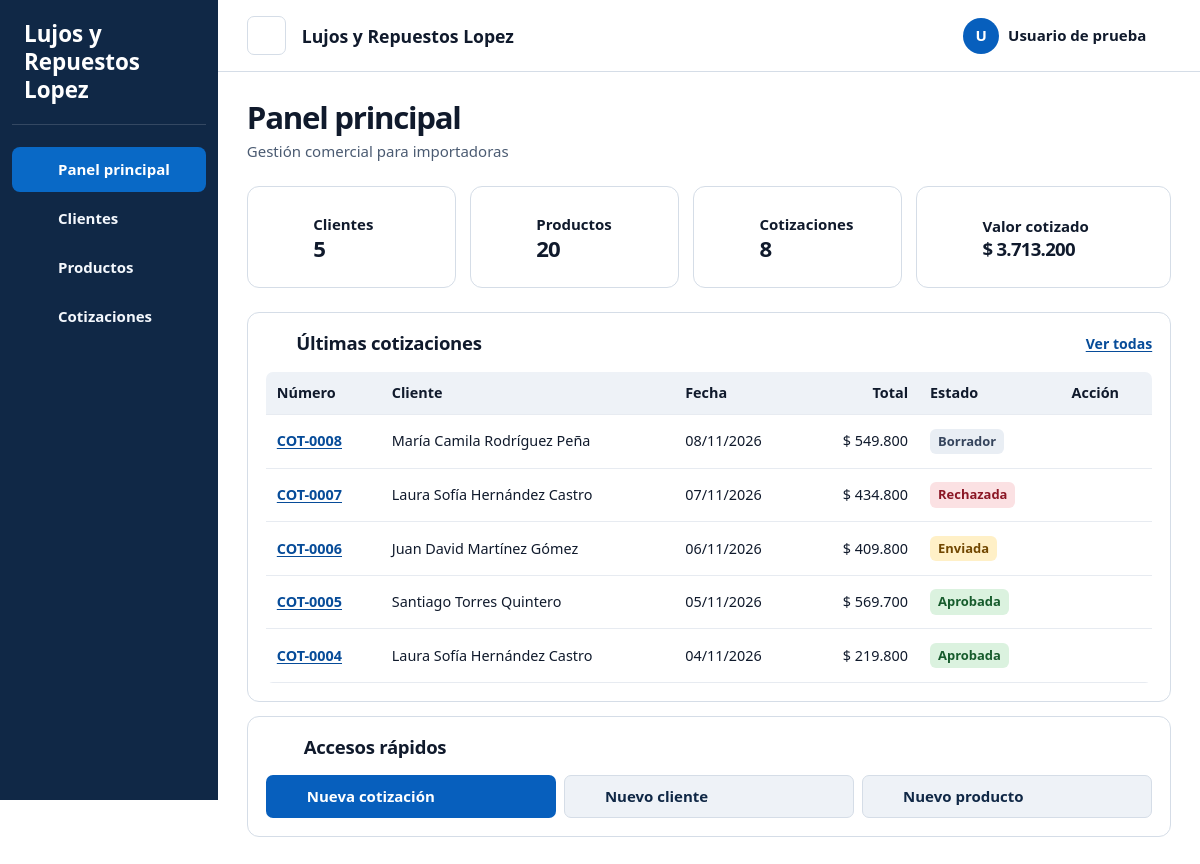
/index.php?page=dashboard (signed in), run on the app's committed database.
### tables this page shows
CREATE TABLE IF NOT EXISTS `company_settings` (
  `id` tinyint(3) unsigned NOT NULL,
  `name` varchar(180) NOT NULL,
  `nit` varchar(40) NOT NULL DEFAULT '',
  `address` varchar(255) NOT NULL DEFAULT '',
  `phone` varchar(50) NOT NULL DEFAULT '',
  `email` varchar(190) NOT NULL DEFAULT '',
  `logo` mediumblob DEFAULT NULL,
  `logo_type` varchar(16) DEFAULT NULL,
  PRIMARY KEY (`id`)
);

CREATE TABLE IF NOT EXISTS `quotes` (
  `id` int(11) NOT NULL AUTO_INCREMENT,
  `client_id` int(11) NOT NULL,
  `user_id` int(11) NOT NULL,
  `status` enum('borrador','enviada','aprobada','rechazada') NOT NULL DEFAULT 'borrador',
  `total` decimal(14,2) NOT NULL DEFAULT 0.00,
  `created_at` timestamp NOT NULL DEFAULT current_timestamp(),
  PRIMARY KEY (`id`),
  KEY `client_id` (`client_id`),
  KEY `user_id` (`user_id`),
  CONSTRAINT `quotes_ibfk_1` FOREIGN KEY (`client_id`) REFERENCES `clients` (`id`),
  CONSTRAINT `quotes_ibfk_2` FOREIGN KEY (`user_id`) REFERENCES `users` (`id`)
);

CREATE TABLE IF NOT EXISTS `clients` (
  `id` int(11) NOT NULL AUTO_INCREMENT,
  `document` varchar(40) NOT NULL,
  `name` varchar(180) NOT NULL,
  `email` varchar(190) DEFAULT NULL,
  `phone` varchar(50) DEFAULT NULL,
  `created_at` timestamp NOT NULL DEFAULT current_timestamp(),
  PRIMARY KEY (`id`),
  UNIQUE KEY `document` (`document`)
);

### public/index.php (called while the page is built, shortened)
<?php
require dirname(__DIR__) . '/app/Database.php';
require dirname(__DIR__) . '/app/Auth.php';
require dirname(__DIR__) . '/app/Security.php';
require dirname(__DIR__) . '/app/Repository.php';
require dirname(__DIR__) . '/app/CompanySettings.php';
function e($value): string
{
    return Security::e((string)$value);
}
function money($value): string
{
    [$pesos, $cents] = explode('.', (string)$value, 2) + [1 => '00'];
    $pesos = preg_replace('/\B(?=(\d{3})+(?!\d))/', '.', $pesos);
    return '$ ' . $pesos . ($cents === '00' ? '' : ',' . $cents);
}
function url(string $page, array $args = []): string
{
    return 'index.php?' . http_build_query(['page' => $page] + $args);
}
$page = $_GET['page'] ?? 'dashboard';
$user = Auth::user();
$viewAvailable = true;
try {
    if (in_array($page, ['dashboard', 'clients', 'products', 'quotes', 'quote_new', 'quote_view'], true)) {
        $repo = new Repository();
        switch ($page) {
            case 'dashboard':
                $quotes = $repo->quotes(5);
                break;
        }
    }
} catch (PDOException $exception) {
    error_log($exception->getMessage());
    http_response_code(500);
    $error = 'No se pudieron consultar los datos. Revise la conexión con la base de datos.';
    $viewAvailable = false;
}
$company = CompanySettings::DEFAULTS;
try {
    $company = (new CompanySettings(Database::connection()))->details();
} catch (PDOException $exception) {
    error_log($exception->getMessage());
}
require dirname(__DIR__) . '/app/views/layout.php';

### app/Database.php (called while the page is built, shortened)
<?php
final class Database
{
    private static ?PDO $pdo = null;
    public static function connection(): PDO
    {
        if (self::$pdo === null) {
            $config = require dirname(__DIR__) . '/config/config.php';
            $dsn = sprintf(
                'mysql:host=%s;port=%s;dbname=%s;charset=utf8mb4',
                $config['db_host'],
                $config['db_port'],
                $config['db_name']
            );
            self::$pdo = new PDO($dsn, $config['db_user'], $config['db_pass'], [
                PDO::ATTR_ERRMODE => PDO::ERRMODE_EXCEPTION,
                PDO::ATTR_DEFAULT_FETCH_MODE => PDO::FETCH_ASSOC,
                PDO::ATTR_EMULATE_PREPARES => false,
                PDO::MYSQL_ATTR_FOUND_ROWS => true,
            ]);
        }
        return self::$pdo;
    }
}

### app/CompanySettings.php (called while the page is built, shortened)
<?php
final class CompanySettings
{
    public function details(): array
    {
        try {
            $query = $this->db->prepare(
                'SELECT name, nit, address, phone, email, logo_type FROM company_settings WHERE id = ?'
            );
            $query->execute([1]);
            return $query->fetch() ?: self::DEFAULTS;
        } catch (PDOException $error) {
            if ($error->getCode() !== '42S02') {
                throw $error;
            }
            return self::DEFAULTS;
        }
    }
}

### app/Security.php (called while the page is built, shortened)
<?php
final class Security
{
    public static function e(?string $s): string
    {
        return htmlspecialchars((string)$s, ENT_QUOTES | ENT_SUBSTITUTE, 'UTF-8');
    }
}

### app/Auth.php (called while the page is built, shortened)
<?php
final class Auth
{
    public static function user(): ?array
    {
        return $_SESSION['user'] ?? null;
    }
}

### config/config.php (called while the page is built)
<?php
return [
 'db_host' => '127.0.0.1',
 'db_port' => '3306',
 'db_name' => 'CRM',
 'db_user' => 'root',
 'db_pass' => '',
];

### app/Repository.php (called while the page is built, shortened)
<?php
final class Repository
{
    private PDO $db;
    public function __construct()
    {
        $this->db = Database::connection();
    }
    public function quotes(?int $limit = null): array
    {
        $sql = 'SELECT q.*, c.name AS client_name, u.name AS author
                FROM quotes q
                JOIN clients c ON c.id = q.client_id
                JOIN users u ON u.id = q.user_id
                ORDER BY q.id DESC';
        $query = $this->db->prepare($sql . ' LIMIT ?');
        $query->bindValue(1, $limit, PDO::PARAM_INT);
        $query->execute();
        return $query->fetchAll();
    }
}

### app/views/quote_table.php (the view)
<?php if (!$quotes): ?>
    <p class="empty-hint">Aún no hay cotizaciones registradas.</p>
<?php else: ?>
    <div class="scroll" tabindex="0" role="region" aria-label="Tabla de cotizaciones">
        <table class="quote-table">
            <thead>
                <tr>
                    <th>Número</th><th>Cliente</th><th>Fecha</th><th class="right">Total</th><th>Estado</th><th>Acción</th>
                </tr>
            </thead>
            <tbody>
                <?php foreach ($quotes as $quote): ?>
                    <?php $detailUrl = url('quote_view', ['id' => $quote['id']]); ?>
                    <tr>
                        <td class="nowrap"><a href="<?=e($detailUrl)?>"><?=quoteNumber((int)$quote['id'])?></a></td>
                        <td><?=e($quote['client_name'])?></td>
                        <td class="nowrap"><?=e(date('d/m/Y', strtotime($quote['created_at'])))?></td>
                        <td class="right nowrap"><?=money($quote['total'])?></td>
                        <td><?=quoteStatus($quote['status'])?></td>
                        <td><a class="icon-link" href="<?=e($detailUrl)?>" aria-label="Ver <?=quoteNumber((int)$quote['id'])?>"><?=icon('eye')?></a></td>
                    </tr>
                <?php endforeach; ?>
            </tbody>
        </table>
    </div>
<?php endif; ?>

### app/views/layout.php (shortened to what this page needs)
<?php
function icon(string $name): string
{
    $paths = [
        'home' => '<path d="m3 10 9-7 9 7v10H3zM9 20v-7h6v7"/>',
        'clients' => '<circle cx="12" cy="7" r="3"/><path d="M6 21v-3a6 6 0 0 1 12 0v3ZM4 9a3 3 0 0 0 0 5m16-5a3 3 0 0 1 0 5M4 16a4 4 0 0 0-2 4m18-4a4 4 0 0 1 2 4"/>',
        'products' => '<path d="m12 2 9 5v10l-9 5-9-5V7zm0 10 9-5m-9 5L3 7m9 5v10"/>',
        'quotes' => '<path d="M5 2h9l5 5v15H5zm9 0v6h5M8 12h8m-8 4h8"/>',
        'settings' => '<circle cx="12" cy="12" r="3"/><path d="m9 3-1 3-3 1-2 4 2 2v3l3 2 1 3h5l1-3 3-1 2-4-2-2V8l-3-2-1-3z"/>',
        'money' => '<path d="M12 2v20m5-15a4 4 0 0 0-4-3h-2a4 4 0 0 0 0 8h2a4 4 0 0 1 0 8h-2a4 4 0 0 1-4-3"/>',
        'bolt' => '<path d="m13 2-9 12h7l-1 8 10-12h-7z"/>',
        'add' => '<path d="M12 4v16M4 12h16"/>',
        'menu' => '<path d="M3 6h18M3 12h18M3 18h18"/>',
        'chevron' => '<path d="m6 9 6 6 6-6"/>',
        'eye' => '<path d="M2 12s4-7 10-7 10 7 10 7-4 7-10 7-10-7-10-7z"/><circle cx="12" cy="12" r="3"/>',
    ];
    return '<svg class="icon" viewBox="0 0 24 24" fill="none" stroke="currentColor" stroke-width="1.8"'
        . ' stroke-linecap="round" stroke-linejoin="round" aria-hidden="true">' . $paths[$name] . '</svg>';
}
function quoteNumber(int $id): string
{
    return 'COT-' . str_pad((string)$id, 4, '0', STR_PAD_LEFT);
}
function quoteStatus(string $status): string
{
    return '<span class="badge status-' . e($status) . '">' . e(ucfirst($status)) . '</span>';
}
$navigation = [
    'dashboard' => ['Panel principal', 'home'],
    'clients' => ['Clientes', 'clients'],
    'products' => ['Productos', 'products'],
    'quotes' => ['Cotizaciones', 'quotes'],
];
$section = in_array($page, ['quote_new', 'quote_view'], true) ? 'quotes' : $page;
$view = match ($page) {
    'clients', 'products' => 'records',
    'quotes', 'quote_new', 'quote_view' => 'quotes',
    default => $page,
};
$logo = $company['logo_type'] ? url('company_logo') : null;
$brand = ($logo ? '<img src="' . e($logo) . '" alt="">' : '') . '<strong>' . e($company['name']) . '</strong>';
?>
<!doctype html>
<html lang="es">
<head>
    <link rel="stylesheet" href="assets/style.css">
</head>
<body class="<?=$user ? 'app' : 'login'?>">
<?php if ($user): ?>
    <aside class="sidebar" id="sidebar">
        <a class="brand" href="<?=url('dashboard')?>"><?=$brand?></a>
        <nav aria-label="Navegación principal">
            <?php foreach ($navigation as $route => [$label, $symbol]): ?>
                <a href="<?=url($route)?>" <?=$section === $route ? 'aria-current="page"' : ''?>>
                    <?=icon($symbol)?> <?=e($label)?>
                </a>
            <?php endforeach; ?>
        </nav>
    </aside>
    <header class="topbar">
        <button class="menu-button" type="button" aria-label="Menú de navegación" aria-controls="sidebar" aria-expanded="true">
            <?=icon('menu')?>
        </button>
        <a class="brand topbar-brand" href="<?=url('dashboard')?>"><?=$brand?></a>
        <details class="account">
            <summary aria-label="Cuenta de <?=e($user['name'])?>">
                <span class="avatar"><?=e(mb_strtoupper(mb_substr($user['name'], 0, 1)))?></span>
                <span class="account-name"><?=e($user['name'])?></span>
                <?=icon('chevron')?>
            </summary>
        </details>
    </header>
<?php endif; ?>
    <main>
        <?php if ($viewAvailable): ?>
            <?php require __DIR__ . '/' . $view . '.php'; ?>
        <?php endif; ?>
    </main>
</body>
</html>

### app/views/dashboard.php
<?php
$metrics = [
    ['Clientes', 'clients', $stats['clients']],
    ['Productos', 'products', $stats['products']],
    ['Cotizaciones', 'quotes', $stats['quotes']],
    ['Valor cotizado', 'money', money($stats['quoted_total'])],
];
?>
<div class="page-heading">
    <h1>Panel principal</h1>
    <p class="muted">Gestión comercial para importadoras</p>
</div>
<div class="stats">
    <?php foreach ($metrics as [$label, $symbol, $value]): ?>
        <article class="card metric metric-<?=e($symbol)?>">
            <?=icon($symbol)?>
            <div><span><?=e($label)?></span><strong><?=e($value)?></strong></div>
        </article>
    <?php endforeach; ?>
</div>
<div class="dashboard-grid">
    <section class="card">
        <div class="heading">
            <h2><?=icon('quotes')?> Últimas cotizaciones</h2>
            <a href="<?=url('quotes')?>">Ver todas</a>
        </div>
        <?php require __DIR__ . '/quote_table.php'; ?>
    </section>
    <section class="card">
        <h2 class="with-icon"><?=icon('bolt')?> Accesos rápidos</h2>
        <div class="quick-links">
            <a class="button" href="<?=url('quote_new')?>"><?=icon('add')?> Nueva cotización</a>
            <a class="button secondary" href="<?=url('clients')?>#record-form"><?=icon('clients')?> Nuevo cliente</a>
            <a class="button secondary" href="<?=url('products')?>#record-form"><?=icon('products')?> Nuevo producto</a>
        </div>
    </section>
</div>

### data on the page
company_settings: name "Lujos y Repuestos Lopez Lujos y Repuestos Lopez"
quotes: id "COT-0008", client.name "María Camila Rodríguez Peña", created_at "08/11/2026", total "$ 549.800", status "Borrador"
quotes: id "COT-0007", client.name "Laura Sofía Hernández Castro", created_at "07/11/2026", total "$ 434.800", status "Rechazada"
quotes: id "COT-0006", client.name "Juan David Martínez Gómez", created_at "06/11/2026", total "$ 409.800", status "Enviada"
quotes: id "COT-0005", client.name "Santiago Torres Quintero", created_at "05/11/2026", total "$ 569.700", status "Aprobada"
quotes: id "COT-0004", client.name "Laura Sofía Hernández Castro", created_at "04/11/2026", total "$ 219.800", status "Aprobada"

### other printed values
$label "Panel principal"
$label "Clientes"
$label "Productos"
$label "Cotizaciones"
mb_strtoupper(mb_substr($user['name'], 0, 1)) "U"
$user['name'] "Usuario de prueba"
$value "5"
$value "20"
$value "8"
$label "Valor cotizado"
$value "$ 3.713.200"
